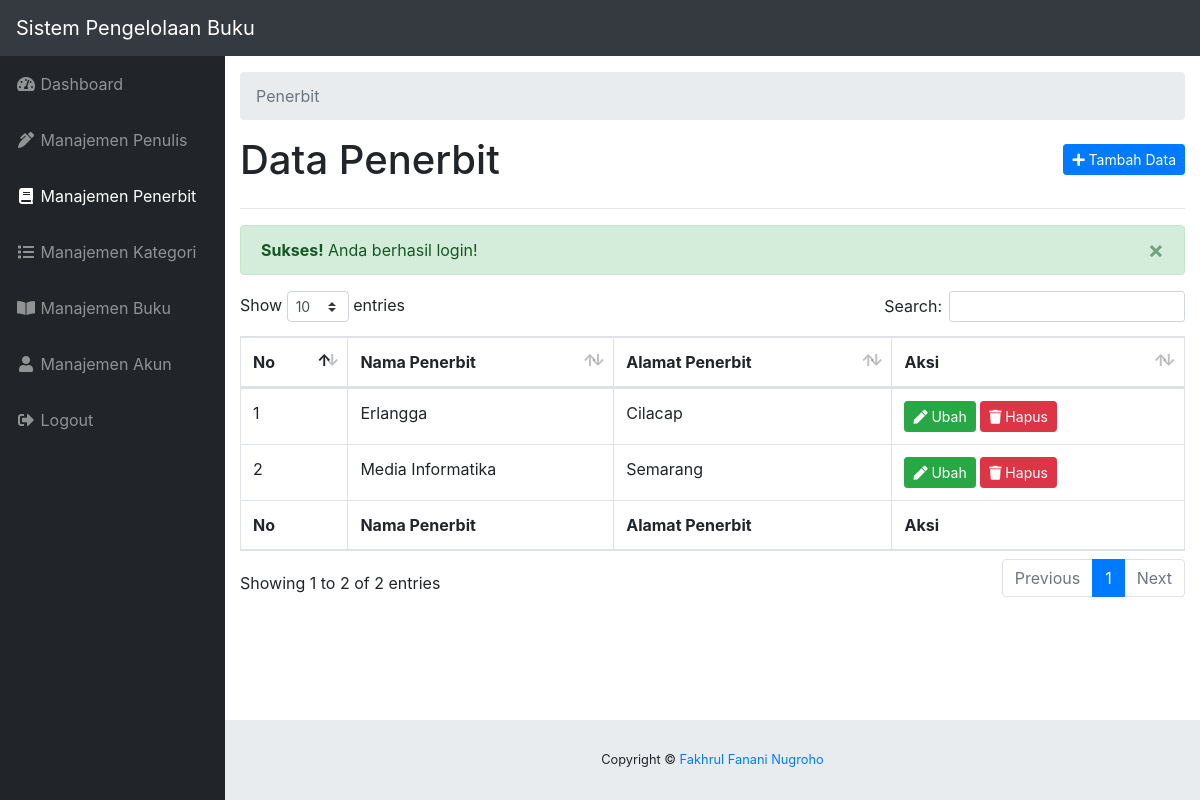
Screenshot of /penerbit/index.php (signed in) with the database file from the repository.
### tables this page shows
CREATE TABLE `tbl_penerbit` (
  `id` int(11) NOT NULL,
  `nama` varchar(20) DEFAULT NULL,
  `alamat` varchar(100) DEFAULT NULL
);

### init/functions.php (called while the page is built, shortened)
<?php
function base_url($path = NULL){
	$base_url = 'http://localhost/sistem-pengelolaan-buku/';
	if($path == NULL) return $base_url;
	else return $base_url . $path;
}
function title($title = NULL){
	$app_title = "Sistem Pengelolaan Buku";
	if($title == NULL) return $app_title;
	else return $app_title . ' - ' . $title;
}
function check_flash_message($tipe){
	if (isset($_SESSION['flash_message'])) {
		if($_SESSION['flash_message']['tipe'] == $tipe) return TRUE;
		else return FALSE;
	}
}
function get_flash_message(){
	$pesan = $_SESSION['flash_message']['pesan'];
	return $pesan;
}
?>

### penerbit/index.php (the view, shortened to what this page needs)
<?php
require_once '../init.php';
$query = mysqli_query($koneksi, "SELECT * FROM tbl_penerbit");
$no = 1;
?>
<!DOCTYPE html>
<html lang="en">
<head>
	<link href="<?php echo base_url('dashboard-template/vendor/fontawesome-free/css/all.min.css') ?>" rel="stylesheet" type="text/css">
	<link href="<?php echo base_url('dashboard-template/vendor/datatables/dataTables.bootstrap4.css') ?>" rel="stylesheet">
	<link href="<?php echo base_url('dashboard-template/css/sb-admin.css') ?>" rel="stylesheet">
</head>
<body id="page-top">
	<nav class="navbar navbar-expand navbar-dark bg-dark static-top">
		<a class="navbar-brand mr-1" href="index.html"><?php echo title() ?></a>
	</nav>
	<div id="wrapper">
	<?php require_once '../_sidebar.php'; ?>
	<div id="content-wrapper">
		<div class="container-fluid">
			<ol class="breadcrumb">
				<li class="breadcrumb-item active">
					Penerbit
				</li>
			</ol>
		<div class="clearfix">
			<h1 class="float-left">Data Penerbit</h1>
			<a href="<?php echo base_url('penerbit/tambah.php') ?>" class="btn btn-sm btn-primary float-right mt-2"><i class="fas fa-plus"></i> Tambah Data</a>
		</div>
		<hr>
		<?php if(check_flash_message('sukses')) : ?>
			<div class="alert alert-success alert-dismissible fade show" role="alert">
				<strong><?php echo ucfirst($_SESSION['flash_message']['tipe']) ?>!</strong> <?php echo get_flash_message() ?>
				<button type="button" class="close" data-dismiss="alert" aria-label="Close">
					<span aria-hidden="true">&times;</span>
				</button>
			</div>
		<?php endif; ?>
		<table class="table table-bordered" id="dataTable" width="100%" cellspacing="0">
			<thead>
				<tr>
					<th>No</th>
					<th>Nama Penerbit</th>
					<th>Alamat Penerbit</th>
					<th>Aksi</th>
				</tr>
			</thead>
			<tbody>
				<?php while($penerbit = mysqli_fetch_assoc($query)) : ?>
					<tr>
						<td><?php echo $no++ ?></td>
						<td><?php echo $penerbit['nama'] ?></td>
						<td><?php echo $penerbit['alamat'] ?></td>
						<td>
							<a href="<?php echo base_url('penerbit/ubah.php?id=' . $penerbit['id']) ?>" class="btn btn-sm btn-success"><i class="fas fa-pen"></i> Ubah</a>
							<a href="<?php echo base_url('penerbit/hapus.php?id=' . $penerbit['id']) ?>" class="btn btn-sm btn-danger" onclick="return confirm('apakah anda yakin?')"><i class="fas fa-trash"></i> Hapus</a>
						</td>
					</tr>
				<?php endwhile ?>
			</tbody>
			<tfoot>
				<tr>
					<th>No</th>
					<th>Nama Penerbit</th>
					<th>Alamat Penerbit</th>
					<th>Aksi</th>
				</tr>
			</tfoot>
		</table>
		</div>
		<?php require_once '../_footer.php'; ?>
	</div>
	</div>
</body>
</html>

### rows the page displays
tbl_penerbit: nama "Erlangga", alamat "Cilacap"
tbl_penerbit: nama "Media Informatika", alamat "Semarang"

### other values shown
title() "Sistem Pengelolaan Buku"
$_SESSION['flash_message']['tipe'] "Sukses"
get_flash_message() "Anda berhasil login!"
